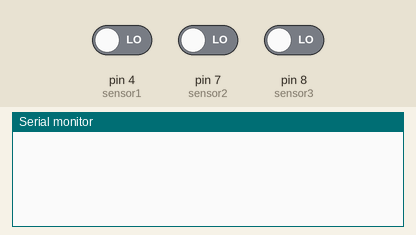
Recording of a sketch running on a simulated Arduino Uno, built with avr-gcc and run on an emulated ATmega328P. Parts: the last lines printed to the serial monitor. The inputs (shaded band) are chosen by the test bench; at power-on: pin 4 (sensor1) LOW, pin 7 (sensor2) LOW, pin 8 (sensor3) LOW.

Above: at 1.2 s.
1.3 s: pin 4 (sensor1) driven HIGH
At 3.1 s:
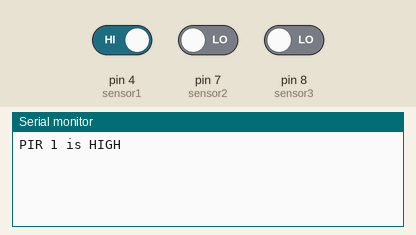
4.3 s: pin 7 (sensor2) driven HIGH
At 5.7 s:
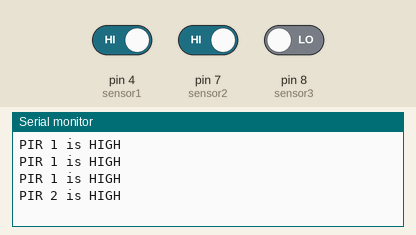
5.8 s: pin 8 (sensor3) driven HIGH
At 9.1 s:
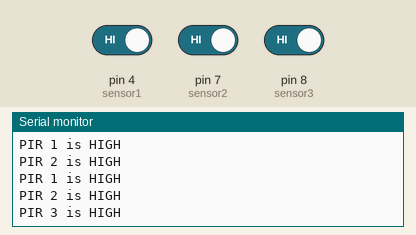
Timing chart, 0 to 10.6 s (numbered marks = the images above; inputs shaded):
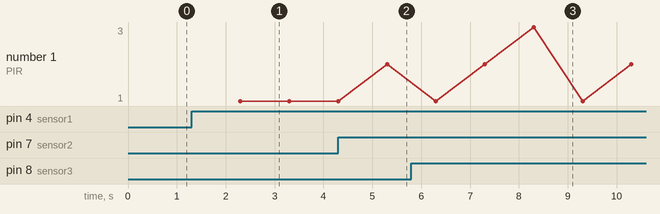

The sketch:

MULTI_PIR_Demo.ino
```cpp
#include <IRremote.h>           //Library for IR Remote
IRsend irsend;
int sensor1 = 4;
int sensor2 = 7;
int sensor3 = 8;

void setup()
{
  Serial.begin(9600);
  pinMode(sensor1, INPUT);
  pinMode(sensor2, INPUT);
  pinMode(sensor3, INPUT);

}
void loop()
{

  if(digitalRead(sensor1) == HIGH)
  {
  delay(1000);
  Serial.println("PIR 1 is HIGH");
  }
   if(digitalRead(sensor2) == HIGH)
  {
  delay(1000);
  Serial.println("PIR 2 is HIGH");
  }
   if(digitalRead(sensor3) == HIGH)
  {
  delay(1000);
  Serial.println("PIR 3 is HIGH");
  }
}
```

Measured:
- after the input at 1.3 s, the serial monitor: prints a new line after 1.0 s (image 1)
- after the input at 4.3 s, the serial monitor: prints a new line after 1.0 s (image 2)
- after the input at 5.8 s, the serial monitor: prints a new line after 2.5 s (image 3)
- plotted number 1: 1 → 2 after the input at 4.3 s
